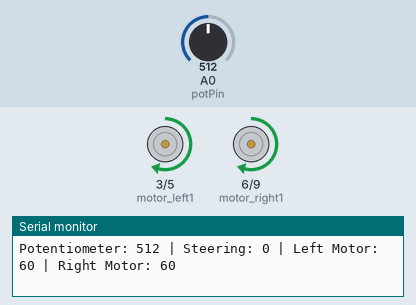
Recording of a sketch running on a simulated Arduino Uno, built with avr-gcc and run on an emulated ATmega328P. On the bench: motor-driver pin pairs drawn as motors (green arrow = first pin HIGH = forward, orange = second pin HIGH = backward, longer = more drive), the last lines printed to the serial monitor. Inputs (shaded band) come from the test bench; at power-on: A0 (potPin) = 512.

Above: at 1.2 s.
1.3 s: A0 (potPin) set to 716
At 2.4 s:
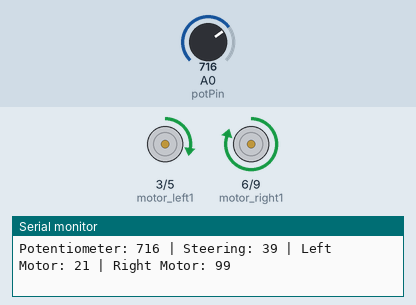
2.8 s: A0 (potPin) set to 900
At 3.2 s:
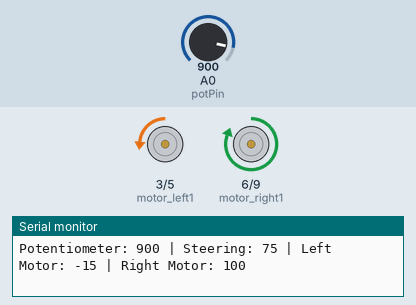
4.3 s: A0 (potPin) set to 1023
At 5.5 s:
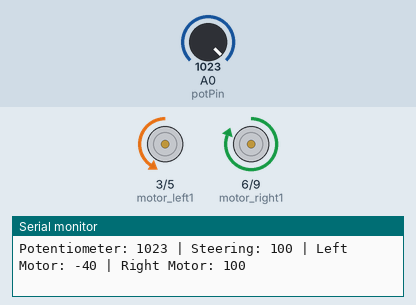
5.8 s: A0 (potPin) set to 306
At 6.9 s:
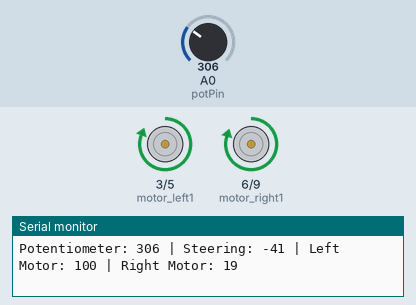
7.3 s: A0 (potPin) set to 122
At 7.9 s:
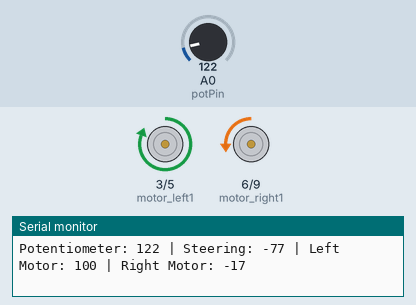
8.8 s: A0 (potPin) set to 108
At 9.8 s:
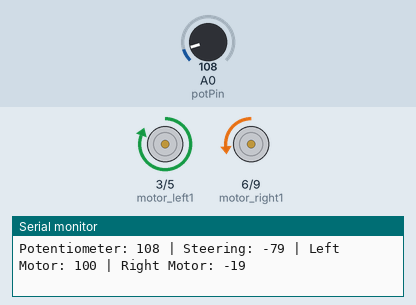
11.8 s: A0 (potPin) set to 94
Timing chart, 0 to 14.8 s (numbered marks = the images above; inputs shaded):
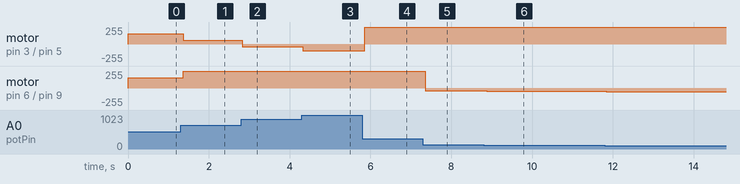

Measured:
- after the input at 1.3 s, motor on pin 3 (motor_left1) / pin 5 (motor_left2): forward 153/255 → forward 53/255 after 0.07 s; motor on pin 6 (motor_right1) / pin 9 (motor_right2): forward 153/255 → forward 252/255 after 0.07 s
- after the input at 2.8 s, motor on pin 3 (motor_left1) / pin 5 (motor_left2): forward 53/255 → backward 38/255 at once; motor on pin 6 (motor_right1) / pin 9 (motor_right2): forward 252/255 → forward 255/255 at once
- after the input at 4.3 s, motor on pin 3 (motor_left1) / pin 5 (motor_left2): backward 38/255 → backward 102/255 at once
- after the input at 5.8 s, motor on pin 3 (motor_left1) / pin 5 (motor_left2): backward 102/255 → forward 255/255 after 0.06 s; motor on pin 6 (motor_right1) / pin 9 (motor_right2): forward 255/255 → forward 252/255 after 0.06 s
- after the input at 7.3 s, motor on pin 6 (motor_right1) / pin 9 (motor_right2): forward 252/255 → backward 43/255 after 0.06 s
- after the input at 8.8 s, motor on pin 6 (motor_right1) / pin 9 (motor_right2): backward 43/255 → backward 48/255 after 0.08 s
- after the input at 11.8 s, motor on pin 6 (motor_right1) / pin 9 (motor_right2): backward 48/255 → backward 56/255 at once

The sketch:

arduino_code.ino
```cpp
const int motor_left1 = 3;
const int motor_left2 = 5;

const int motor_right1 = 6;
const int motor_right2 = 9;

const int potPin = A0;

int pot_read = 0;
int throttle = 60; // set this to whatever you want to mimic a throttle
// later this will become another potentiometer and change with the steering in realtime.
int steering = 0;

int clamp(int value, int minimum, int maximum)
{
  return max(minimum, min(value, maximum));
}

void calculate_turning(int throttle, int steering, int &left_power, int &right_power)
{
  left_power = throttle - steering;
  right_power = throttle + steering;

  left_power = clamp(left_power, -100, 100);
  right_power = clamp(right_power, -100, 100);
}

void set_motor(int pin1, int pin2, int speed)
{
  int pwm = map(abs(speed), 0, 100, 0, 255);

  if (speed >= 0)
  {
    analogWrite(pin1, pwm);
    analogWrite(pin2, 0);
  }
  else
  {
    analogWrite(pin1, 0);
    analogWrite(pin2, pwm);
  }
}

void setup()
{
  pinMode(motor_left1, OUTPUT);
  pinMode(motor_left2, OUTPUT);

  pinMode(motor_right1, OUTPUT);
  pinMode(motor_right2, OUTPUT);

  Serial.begin(9600);
}

void loop()
{
  pot_read = analogRead(potPin);

  steering = map(pot_read, 0, 1023, -100, 100);

  int left;
  int right;

  calculate_turning(throttle, steering, left, right);
  Serial.print("Potentiometer: ");
  Serial.print(pot_read);
  Serial.print(" | Steering: ");
  Serial.print(steering);
  Serial.print(" | Left Motor: ");
  Serial.print(left);
  Serial.print(" | Right Motor: ");
  Serial.println(right);
  set_motor(motor_left1, motor_left2, left);
  set_motor(motor_right1, motor_right2, right);

  delay(50);
}
```
